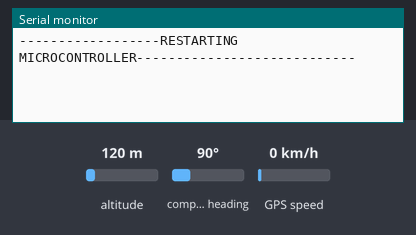
Recording of a sketch running on a simulated Arduino Leonardo, built with avr-gcc and run on an emulated ATmega32U4. Shown: the last lines printed to the serial monitor. Inputs (shaded band) come from the test bench; at power-on: altitude 120 m, GPS speed 0 km/h, compass heading 90°. Storage starts empty; the GPS gets a fix after 3 s at 37.7749, -122.4194 with 8 satellites.

Above: at 1.8 s.
1.9 s: altitude set to 20 m
At 2.8 s:
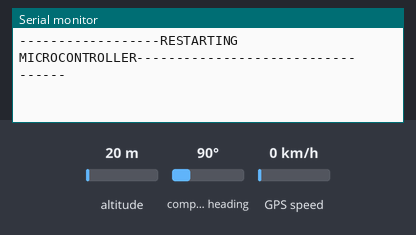
4.5 s: GPS speed set to 2 km/h
At 5.8 s:
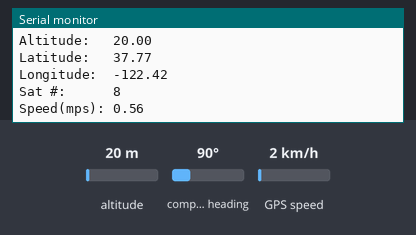

Measured:
- after the input at 4.5 s, the serial monitor: prints a new line after 0.60 s (image 2)

The sketch:

GPS_CONNECTION.ino
```cpp
/**
 * Tests if physical and digital connections are valid.
 * Prints out status to serial port.
 */

#include <Arduino.h>
#include <TinyGPSPlus.h>
#include <SPI.h>
#include <SD.h>


// Creates an instance of the gps class from TinyGPSPlus.
TinyGPSPlus gps;
// Used to only read from the GPS every # seconds.
unsigned long gps_sample_timer = 0.0;
// Used to only read from the GPS every # seconds.
unsigned long gps_read_in_timer = 0.0;
// Holds the GPS time data.
char craft_gps_time[10];
// Used with SD card.
const int chipSelect = 4;

void setup()
{
    // Connection to laptop via usb.
    Serial.begin(115200);
    while(!Serial)
    {
        ; // wait for serial port to connect. Needed for native USB
    }
    // see if the card is present and can be initialized:
    if (!SD.begin(chipSelect))
    {
        Serial.println("Card failed, or not present");
        // don't do anything more:
        while (1);
    }
    // Logs data to SD card.
    log_data(2);
}

/**
 * Samples data from the GPS and logs it to the onboard SD card.
 */
void loop()
{
    // Samples GPS once per second.
    if (millis() - gps_sample_timer > 1000)
    {
        // Reset timer.
        gps_sample_timer = millis();
        // Pull new data from GPS.
        retrieve_gps_data();
        // Checks for GPS fix.
        if(gps.satellites.value() > 0)
        {
            // Prints out data via serial port.
            dispaly_data();
            // Logs data to SD card.
            log_data(1);
        }
        else
        {
            log_data(3);
        }
    }
}


/**
 * Pulls current data from GPS module.
 */
void retrieve_gps_data()
{
    // Opens up a serial connection between the micro controller and
    // the GPS breakout board at a certain baudrate.
    Serial1.begin(9600);
    // Reads in GPS data via serial port over a 1 second period.
    unsigned long gps_read_in_timer = millis();
    do
    {
        // Reads in data while it is available.
        while (Serial1.available())
        {
            // Stores the brought in data to the gps object.
            gps.encode(Serial1.read());
        }
    // Count down timer for 1 second.
    } while (millis() - gps_read_in_timer < 1000);
}


/**
 * Prints the recieved gps data to the serial port. Will print 0's if no fix.
 */
void dispaly_data()
{
    // Puts all time variables into a single variable. (Easier to print)
    sprintf(craft_gps_time, "%02d:%02d:%02d ", gps.time.hour(), gps.time.minute(), gps.time.second());
    Serial.println("******************NEW PACKET******************");
    Serial.print("Time:      ");  Serial.println(craft_gps_time);
    Serial.print("Altitude:  ");  Serial.println(gps.altitude.meters());
    Serial.print("Latitude:  ");  Serial.println(gps.location.lat());
    Serial.print("Longitude: ");  Serial.println(gps.location.lng());
    Serial.print("Sat #:     ");  Serial.println(gps.satellites.value());
    Serial.print("Speed (m): ");  Serial.println(gps.speed.mps());
}


/**
 * Logs appropriate data to sd card.
 * 1 = gps
 * 2 = restart
 */
void log_data(int selector)
{
    // Check for temperature log.
    // (Even though it should be 1, sometimes it
    // comes through as 1.1 or 0.9 etc..)
    if(0.8 < selector && selector < 1.2)
    {
        // Opens the text file. Create one if it doesn't exist.
        File dataFile = SD.open("gps.txt", FILE_WRITE);
        // Checks for valid file.
        if(dataFile)
        {
            String log = "";
            log += "******************NEW PACKET******************\n";
            log += "Time:       ";
            log += craft_gps_time;
            log += "\n";
            log += "Altitude:   ";
            log += gps.altitude.meters();
            log += "\n";
            log += "Latitude:   ";
            log += gps.location.lat();
            log += "\n";
            log += "Longitude:  ";
            log += gps.location.lng();
            log += "\n";
            log += "Sat #:      ";
            log += gps.satellites.value();
            log += "\n";
            log += "Speed(mps): ";
            log += gps.speed.mps();
            log += "\n";
            dataFile.println(log);
            dataFile.close();
            // Print to serial port.
            Serial.println(log);
        }
    }
    else if(1.8 < selector && selector < 2.2)
    {
        // Opens the text file. Create one if it doesn't exist.
        File dataFile = SD.open("gps.txt", FILE_WRITE);
        // Checks for valid file.
        if(dataFile)
        {
            String log = "";
            log += "------------------RESTARTING MICROCONTROLLER----------------------------";
            dataFile.println(log);
            dataFile.close();
            Serial.println(log);
        }
    }
    else if(2.8 < selector && selector < 3.2)
    {
        // Opens the text file. Create one if it doesn't exist.
        File dataFile = SD.open("gps.txt", FILE_WRITE);
        // Checks for valid file.
        if(dataFile)
        {
            String log = "";
            log += "------";
            dataFile.println(log);
            dataFile.close();
            Serial.println(log);
        }
    }
}
```
